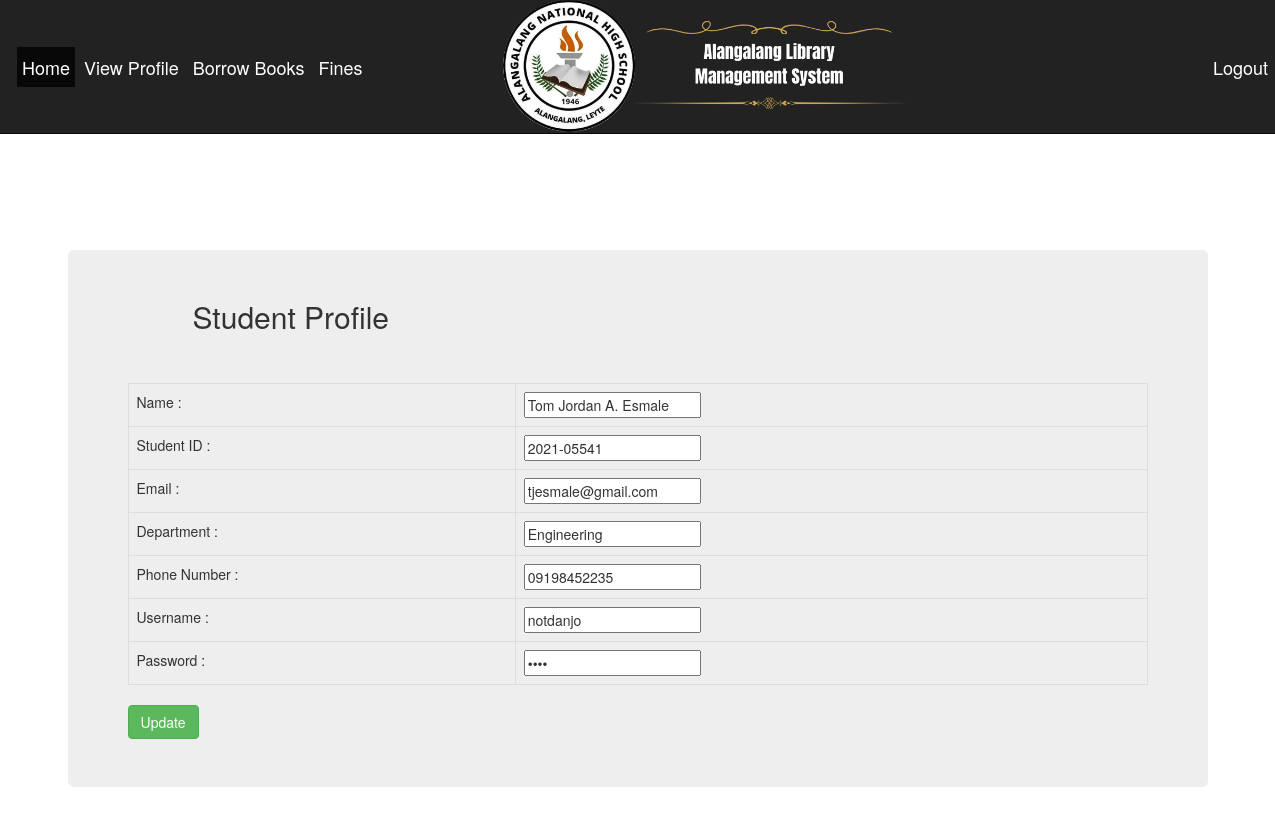
The page /profile.php (signed in) on the database its author committed.
### tables this page shows
CREATE TABLE `students` (
  `studentId` int(11) NOT NULL,
  `matric_no` varchar(30) NOT NULL,
  `password` varchar(150) NOT NULL,
  `username` varchar(150) NOT NULL,
  `email` varchar(60) NOT NULL,
  `dept` varchar(60) NOT NULL,
  `numOfBooks` int(11) NOT NULL,
  `moneyOwed` varchar(20) NOT NULL,
  `photo` text NOT NULL,
  `phoneNumber` varchar(11) NOT NULL,
  `name` varchar(60) NOT NULL
);

### profile.php (the view, shortened to what this page needs)
<?php
require 'includes/db-inc.php';
$student_name = $_SESSION['student-username'];
$sql = "SELECT * FROM students WHERE username = '$student_name'";
$query = mysqli_query($conn, $sql);
$row = null;
if ($result = mysqli_fetch_assoc($query)) {
    $row = $result;
}
?>
<!DOCTYPE html>
<html>
<head>
    <link rel="stylesheet" type="text/css" href="css/bootstrap.css">
    <link rel="stylesheet" type="text/css" href="font-awesome-4.7.0/css/font-awesome.css">
    <link rel="stylesheet" type="text/css" href="css/style.css">
</head>
<body>
    <div class="container">
        <?php include "includes/nav2.php"; ?>
    </div>
    <div class="container" style="margin-top: 100px">
        <div class="row col-lg-12 col-lg-offset-1" style="margin-top: 30px;margin-bottom: 40px">
            <div class="col-lg-6 col-md-6">
                <h2>Student Profile</h2>
            </div>
        </div>
        <div class="jumbotron">
            <form method="post" action="profile.php">
                <table class="table table-bordered">
                    <tbody>
                        <tr>
                            <td>Name : </td>
                            <td><input type="text" name="new_name" value="<?php echo $row['name']; ?>"></td>
                        </tr>
                        <tr>
                            <td>Student ID : </td>
                            <td><input type="text" name="new_student_id" value="<?php echo $row['matric_no']; ?>"></td>
                        </tr>
                        <tr>
                            <td>Email : </td>
                            <td><input type="text" name="new_email" value="<?php echo $row['email']; ?>"></td>
                        </tr>
                        <tr>
                            <td>Department : </td>
                            <td><input type="text" name="new_dept" value="<?php echo $row['dept']; ?>"></td>
                        </tr>
                        <tr>
                            <td>Phone Number : </td>
                            <td><input type="text" name="new_phone_number" value="<?php echo $row['phoneNumber']; ?>"></td>
                        </tr>
                        <tr>
                            <td>Username : </td>
                            <td><input type="text" name="new_username" value="<?php echo $row['username']; ?>"></td>
                        </tr>
                        <tr>
                            <td>Password : </td>
                            <td><input type="password" name="new_password" value="<?php echo $row['password']; ?>"></td>
                        </tr>
                    </tbody>
                </table>
                <button type="submit" name="update" class="btn btn-success">Update</button>
            </form>
        </div>
    </div>
</body>
</html>

### css/style.css (style rules this page uses)
body { overflow-x: hidden; padding-top: 150px; }

### rows shown on the page
students: new_name "Tom Jordan A. Esmale", new_student_id "2021-05541", new_email "tjesmale@gmail.com", new_dept "Engineering", new_phone_number "09198452235", new_username "notdanjo"
